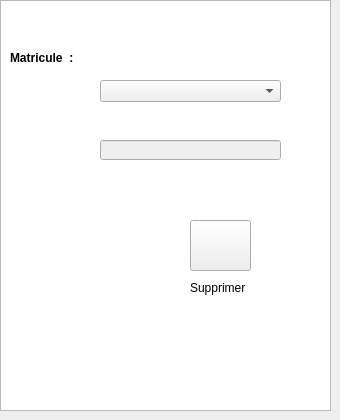
       <widget class="QWidget" name="tab_16">
        <attribute name="title">
         <string>Supprimer</string>
        </attribute>
        <widget class="QComboBox" name="comboBox_2">
         <property name="geometry">
          <rect>
           <x>100</x>
           <y>80</y>
           <width>181</width>
           <height>22</height>
          </rect>
         </property>
        </widget>
        <widget class="QLineEdit" name="supp">
         <property name="enabled">
          <bool>false</bool>
         </property>
         <property name="geometry">
          <rect>
           <x>100</x>
           <y>140</y>
           <width>181</width>
           <height>20</height>
          </rect>
         </property>
        </widget>
        <widget class="QPushButton" name="supprimer">
         <property name="geometry">
          <rect>
           <x>190</x>
           <y>220</y>
           <width>61</width>
           <height>51</height>
          </rect>
         </property>
         <property name="font">
          <font>
           <pointsize>8</pointsize>
           <weight>75</weight>
           <bold>true</bold>
           <underline>false</underline>
          </font>
         </property>
         <property name="styleSheet">
          <string notr="true">border-image: url(:/img/img/trash.png);</string>
         </property>
         <property name="text">
          <string/>
         </property>
        </widget>
        <widget class="QLabel" name="label_39">
         <property name="geometry">
          <rect>
           <x>190</x>
           <y>280</y>
           <width>71</width>
           <height>16</height>
          </rect>
         </property>
         <property name="text">
          <string>Supprimer</string>
         </property>
        </widget>
        <widget class="QLabel" name="reference_sup">
         <property name="geometry">
          <rect>
           <x>10</x>
           <y>50</y>
           <width>101</width>
           <height>16</height>
          </rect>
         </property>
         <property name="font">
          <font>
           <pointsize>9</pointsize>
           <weight>75</weight>
           <bold>true</bold>
           <underline>false</underline>
          </font>
         </property>
         <property name="text">
          <string>Matricule  : </string>
         </property>
        </widget>
        <widget class="QTableView" name="tab_ambulance_3">
         <property name="geometry">
          <rect>
           <x>0</x>
           <y>0</y>
           <width>331</width>
           <height>411</height>
          </rect>
         </property>
         <property name="styleSheet">
          <string notr="true">border-image: url(:/img/img/pellule.jpg);</string>
         </property>
        </widget>
        <zorder>tab_ambulance_3</zorder>
        <zorder>comboBox_2</zorder>
        <zorder>supp</zorder>
        <zorder>supprimer</zorder>
        <zorder>label_39</zorder>
        <zorder>reference_sup</zorder>
       </widget>
